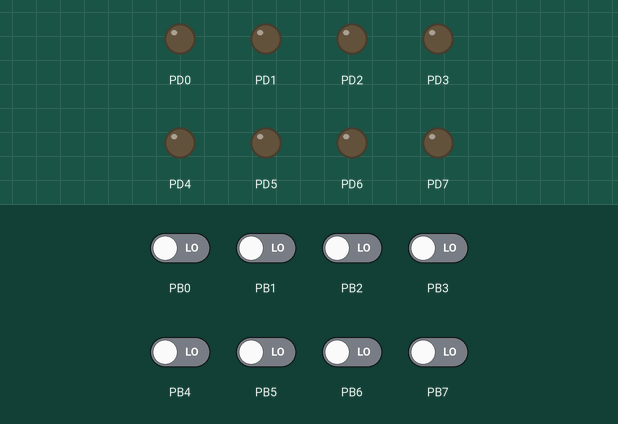
A program run on a simulated ATmega328P, built with avr-gcc and emulated at 16 MHz. Parts: output pins drawn as LEDs (lit = HIGH). Dashed ring = blinking. The inputs (shaded band) are chosen by the test bench; at power-on: PB0–7 LOW.

Above: at 1.2 s.
1.3 s: PB0 driven HIGH
At 1.45 s:
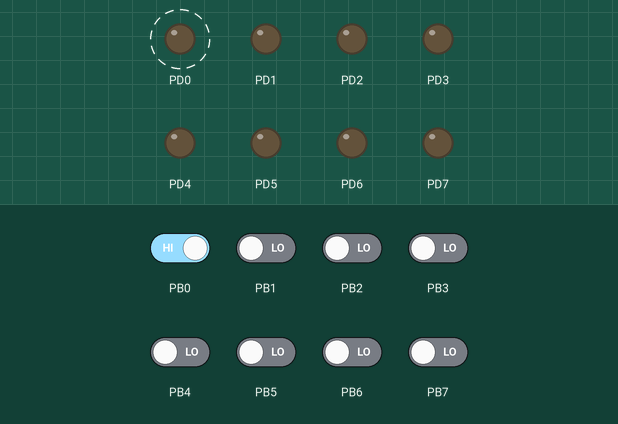
4.3 s: PB1 driven HIGH
At 4.69 s:
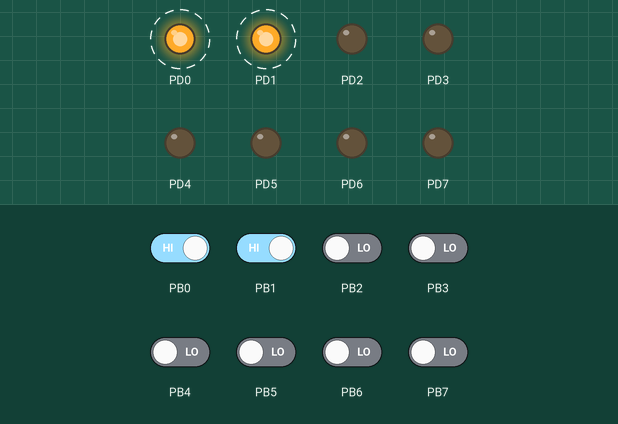
7.3 s: PB3 driven HIGH
At 7.97 s:
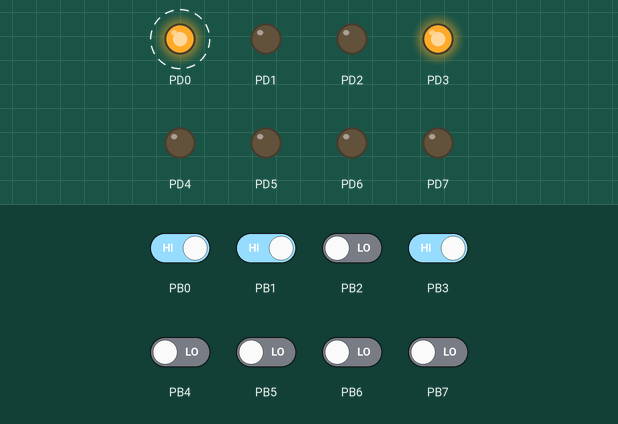
10.3 s: PB4 driven HIGH
At 11.22 s:
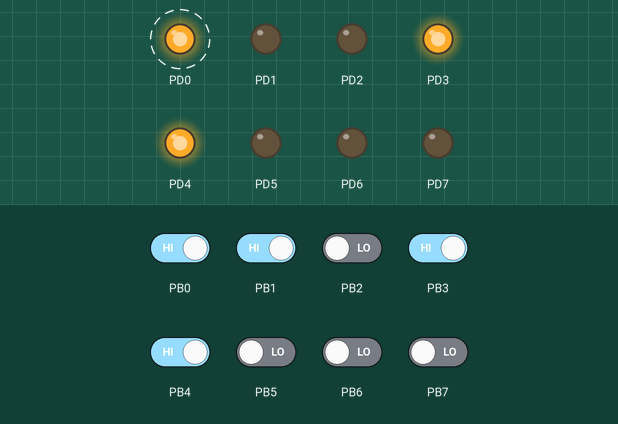
13.3 s: PB5 driven HIGH
At 14.06 s:
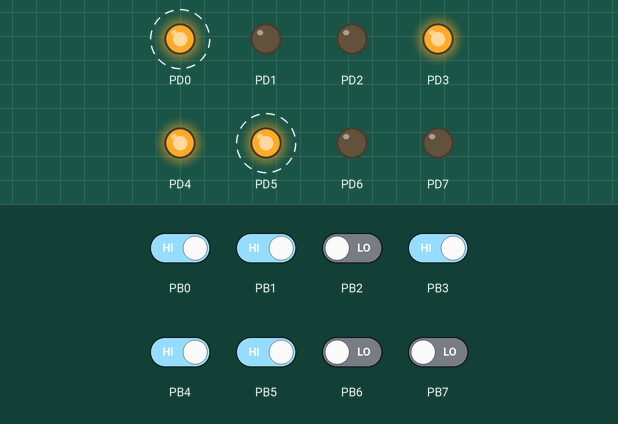
16.3 s: PB6 driven HIGH
At 18.2 s:
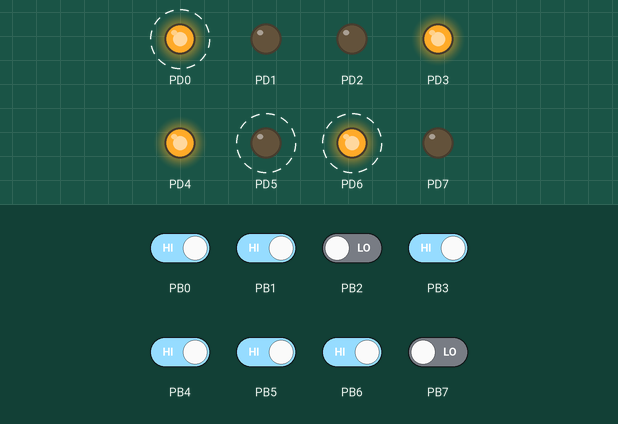
Timing chart, 0 to 20.3 s (numbered marks = the images above; inputs shaded):
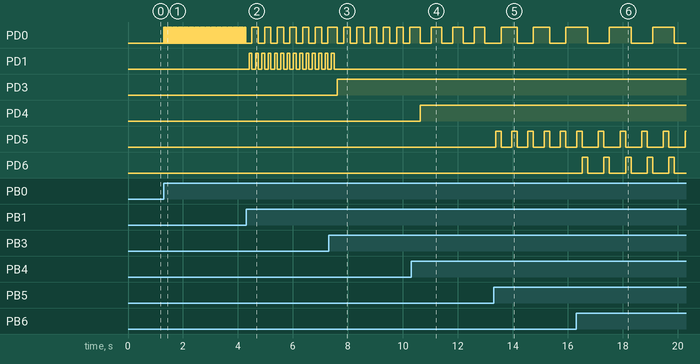

Measured:
- after the input at 1.3 s, PD0: alternates HIGH for 0.02 s and LOW for 0.02 s, starting at once
- after the input at 4.3 s, PD0: alternates HIGH for 0.23 s and LOW for 0.23 s, starting after 0.21 s; PD1: alternates HIGH for 0.10 s and LOW for 0.13 s, starting after 0.11 s
- after the input at 7.3 s, PD1: goes on until 7.5 s, then stays LOW; PD3: LOW → HIGH after 0.31 s
- after the input at 10.3 s, PD0: alternates HIGH for 0.39 s and LOW for 0.39 s, starting after 0.34 s; PD4: LOW → HIGH after 0.34 s
- after the input at 13.3 s, PD0: alternates HIGH for 0.59 s and LOW for 0.59 s, starting after 0.27 s; PD5: alternates HIGH for 0.20 s and LOW for 0.39 s, starting after 0.07 s
- after the input at 16.3 s, PD0: alternates HIGH for 0.79 s and LOW for 0.79 s, starting after 0.42 s; PD5: alternates HIGH for 0.20 s and LOW for 0.59 s, starting after 0.81 s; PD6: alternates HIGH for 0.20 s and LOW for 0.59 s, starting after 0.22 s

The program:

Main.c
```c
/*
 * Main.c
 *
 *  Created on: Aug 6, 2019
 *      Author: ibnshayed
 */
/*Button*/
#include <avr/io.h>
#include <avr/delay.h>
#define F_CPU 16000000UL
int count = 0;
int volMin = 0;
int volMax = 100;
int volume = 0;

void PINB0_play_pause(uint8_t pin) {
	if (bit_is_set(PINB, pin)) {
		PORTD ^= _BV(PORTD0);
		_delay_ms(20);
	}

}
void PINB1_skip_forward(uint8_t pin) {

	if (bit_is_set(PINB, pin)) {
		_delay_ms(20);
		count++;
		_delay_ms(20);
	}

	if (bit_is_set(PINB, pin)) {
		_delay_ms(20);
		count++;
		_delay_ms(50);
	}
	if (count == 2) {
		PORTD |= _BV(PORTD1);
		_delay_ms(100);
		PORTD &= ~_BV(PORTD1);
		count = 0;
	}

}
void PINB2_skip_backward(uint8_t pin) {
	if (bit_is_set(PINB, pin)) {
		_delay_ms(20);
		count++;
		_delay_ms(20);
	}

	if (bit_is_set(PINB, pin)) {
		_delay_ms(20);
		count++;
		_delay_ms(50);
	}
	if (bit_is_set(PINB, pin)) {
		_delay_ms(20);
		count++;
		_delay_ms(50);
	}
	if (count == 3) {
		PORTD |= _BV(PORTD2);
		_delay_ms(100);
		PORTD &= ~_BV(PORTD2);
		count = 0;
	}

}
void PINB3_fast_forward(uint8_t pin) {
	if (bit_is_set(PINB, pin)) {
		_delay_ms(20);
		count++;
		_delay_ms(20);
	}

	if (bit_is_set(PINB, pin)) {
		_delay_ms(20);
		count++;
		_delay_ms(50);
	}
	if (count >= 2 && bit_is_set(PINB, pin)) {
		PORTD |= _BV(PORTD3);

	} else {
		_delay_ms(100);
		PORTD &= ~_BV(PORTD3);
		count = 0;
	}

}
void PINB4_rewind(uint8_t pin) {
	if (bit_is_set(PINB, pin)) {
		_delay_ms(20);
		count++;
		_delay_ms(20);
	}

	if (bit_is_set(PINB, pin)) {
		_delay_ms(20);
		count++;
		_delay_ms(50);
	}
	if (bit_is_set(PINB, pin)) {
		_delay_ms(20);
		count++;
		_delay_ms(20);
	}

	if (count >= 3 && bit_is_set(PINB, pin)) {
		PORTD |= _BV(PORTD4);
	}
	else {
			_delay_ms(100);
			PORTD &= ~_BV(PORTD4);
			count = 0;
		}

}

void PINB5_volumeUp(uint8_t pin) {
	if (bit_is_set(PINB, pin)) {
		PORTD |= _BV(PORTD5);
		volume = volume_counter(volume + 1);
		_delay_ms(200);
		PORTD &= ~_BV(PORTD5);

	}
}
void PINB6_volumeDown(uint8_t pin) {
	if (bit_is_set(PINB, pin)) {
		PORTD |= _BV(PORTD6);
		volume = volume_counter(volume - 1);
		_delay_ms(200);
		PORTD &= ~_BV(PORTD6);

	}
}

int volume_counter(int vol) {
	if (vol < volMin)
		return volMin;
	if (vol > volMax)
		return volMax;
	else
		return vol;
}

int main(void) {
	DDRB &= 0x00; //Set as input
	DDRD = 0xFF; // set as output
	PORTD = 0x00;
	//int count = 0;
	while (1) {

		//Press the Multi-function button
		if (bit_is_set(PINB, PINB0)) {
			PINB0_play_pause(PINB0);
		}

		//Press twice quickly.
		if (bit_is_set(PINB, PINB1)) {
			PINB1_skip_forward(PINB1);
		}

		//Press three times quickly.
		if (bit_is_set(PINB, PINB2)) {
			PINB2_skip_backward(PINB2);
		}

		//Press twice quickly and hold the second press.
		if (bit_is_set(PINB, PINB3)) {
			PINB3_fast_forward(PINB3);
		}

		//Press three times quickly and hold the third press.
		if (bit_is_set(PINB, PINB4)) {
			PINB4_rewind(PINB4);
		}

		//Press onece
		if (bit_is_set(PINB, PINB5)) {
			PINB5_volumeUp(PINB5);
		}

		//Press onece
		if (bit_is_set(PINB, PINB6)) {
			PINB6_volumeDown(PINB6);
		}

	}
}
```
